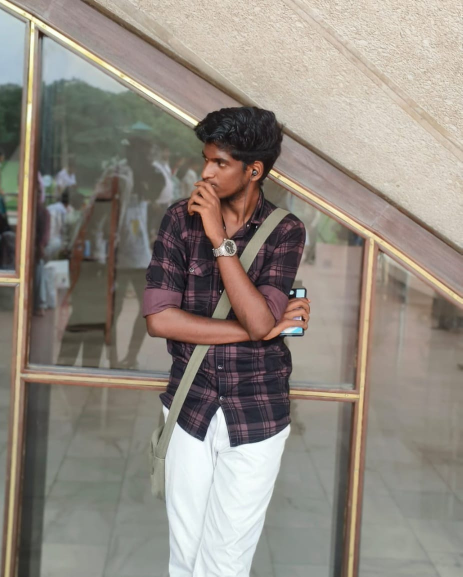
#> input picture Day 1 - img2Ascci/image.jpg, 925 x 1153 px (shown at 1/2 size)
$ python img2ascii.py image.jpg
#> lines starting #> are read from the running program, lines starting #| are printed output that depends on the picture
#> in main, img is the input picture: PIL image 925x1153 RGB; mean R, G, B 145.1, 137.5, 128.6
#!/usr/bin/env python3
"""
img2ascii.py — Image to ASCII converter (CLI)

Features:
- Converts images to ASCII art.
- Optionally saves to a text file.
- Adjustable output width.
- Invert brightness and choose character set.
- Optional colored output using ANSI escape codes.
- Requires Pillow and (optionally) colorama for Windows.

Install requirements:
    pip install pillow colorama
"""

import sys
import argparse
from PIL import Image, ImageOps
import math

# Optional: import colorama for Windows terminal color support
try:
    import colorama
    colorama.init()
except Exception:
    colorama = None

# Default character ramps (dense -> sparse)
DEFAULT_RAMP = "@%#*+=-:. "
EXTENDED_RAMP = "$@B%8&WM#*oahkbdpqwmZ0QLCJUYXzcvunxrjft/\\|()1{}[]?-_+~<>i!lI;:,\"^`'. "

def get_args():
    p = argparse.ArgumentParser(description="Image → ASCII art")
    p.add_argument("image", help="Path to the input image")
    p.add_argument("-W", "--width", type=int, default=100, help="Output character width (default: 100)")
    p.add_argument("-o", "--output", help="Save ASCII to file instead of printing")
    p.add_argument("-r", "--ramp", choices=["default","extended"], default="default", help="Character ramp density")
    p.add_argument("-i", "--invert", action="store_true", help="Invert brightness mapping")
    p.add_argument("-c", "--color", action="store_true", help="Produce colored ASCII (ANSI). Uses foreground color based on pixel RGB.")
    p.add_argument("-g", "--grayscale_only", action="store_true", help="Force grayscale (no color even if -c specified)")
    p.add_argument("-b", "--background", action="store_true", help="Use background color instead of foreground for colored output (ANSI BG)")
    return p.parse_args()

def map_pixel_to_char(luminance, ramp, invert=False):
    if invert:
        luminance = 255 - luminance
    # Normalize 0..255 to 0..len(ramp)-1
    idx = int((luminance / 255) * (len(ramp) - 1))
    return ramp[idx]

def rgb_to_ansi_fg(r, g, b):
    # Use 24-bit (truecolor) ANSI escape code
    return f"\x1b[38;2;{r};{g};{b}m"

def rgb_to_ansi_bg(r, g, b):
    return f"\x1b[48;2;{r};{g};{b}m"

def reset_ansi():
    return "\x1b[0m"

def image_to_ascii(img: Image.Image, width: int, ramp: str, invert: bool=False,
                   color: bool=False, bg_color: bool=False, grayscale_only: bool=False):
    # Convert to RGB
#> called with width = 100, ramp = '@%#*+=-:. ', invert = False, color = False, bg_color = False, grayscale_only = False
    img = img.convert("RGB")
    # Resize preserving aspect ratio. Characters are taller than wide in many fonts,
    # so use a correction factor (approx 0.5 or 0.55). Tweak as needed.
    aspect_correction = 0.55  # character height / width factor
    w0, h0 = img.size
#> w0 = 925; h0 = 1153
    new_w = width
    new_h = max(1, int((h0 / w0) * new_w * aspect_correction))
#> new_h = 68
    img = img.resize((new_w, new_h), Image.LANCZOS)
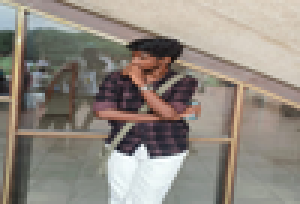
#> img: PIL image 100x68 RGB (shown 3 times larger); mean R, G, B 145.1, 137.5, 128.6

    # Convert to grayscale for brightness mapping
    gray = ImageOps.grayscale(img)
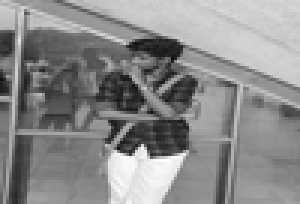
#> gray: PIL image 100x68 L (shown 3 times larger); min 17, max 254, mean 138.7

    lines = []
    for y in range(img.height):
        line = []
        for x in range(img.width):
            r, g, b = img.getpixel((x, y))
            lum = gray.getpixel((x, y))  # 0..255
            ch = map_pixel_to_char(lum, ramp, invert=invert)
            if color and not grayscale_only:
                if bg_color:
                    line.append(f"{rgb_to_ansi_bg(r,g,b)}{ch}{reset_ansi()}")
                else:
                    line.append(f"{rgb_to_ansi_fg(r,g,b)}{ch}{reset_ansi()}")
            else:
                line.append(ch)
        lines.append("".join(line))
    return "\n".join(lines)

def main():
    args = get_args()
    ramp = EXTENDED_RAMP if args.ramp == "extended" else DEFAULT_RAMP

    try:
        img = Image.open(args.image)
    except Exception as e:
        print(f"Error opening image: {e}", file=sys.stderr)
        sys.exit(1)

    ascii_art = image_to_ascii(img,
                               width=args.width,
                               ramp=ramp,
                               invert=args.invert,
                               color=args.color and not args.grayscale_only,
                               bg_color=args.background,
                               grayscale_only=args.grayscale_only)

    if args.output:
        try:
            with open(args.output, "w", encoding="utf-8") as f:
                # If user requested color, we still write ANSI codes to file.
                f.write(ascii_art)
            print(f"Saved ASCII art to: {args.output}")
        except Exception as e:
            print(f"Error saving to file: {e}", file=sys.stderr)
            sys.exit(1)
    else:
        print(ascii_art)

if __name__ == "__main__":
    main()

# Appa is My Hero
